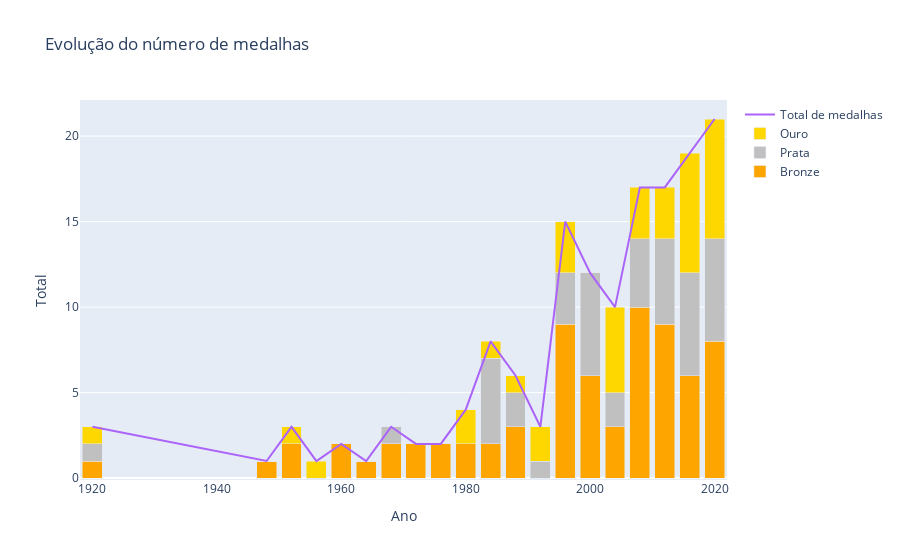

Here is the notebook cell this chart was saved with:
### Code cell
trace1 = go.Bar(
    x=df_brasil['Ano'],
    y=df_brasil['Bronze olimpíadas'],
    name='Bronze',
    marker_color='orange'
    )
trace2 = go.Bar(
    x=df_brasil['Ano'],
    y=df_brasil['Prata olimpíadas'],
    name='Prata',
    marker_color='silver'
    )
trace3 = go.Bar(
    x=df_brasil['Ano'],
    y = df_brasil['Ouro olimpíadas'],
    name='Ouro',
    marker_color='gold'
    )
trace4 = go.Scatter(
    x=df_brasil['Ano'],
    y=df_brasil['Total olimpíadas'],name='Total de medalhas',text=df_brasil['País sede']
    )
data=[trace1, trace2, trace3, trace4]
layout= go.Layout(
    barmode= 'stack',
    title='Evolução do número de medalhas',
    xaxis=dict(title='Ano'),
    yaxis=dict(title='Total')
    )
fig= go.Figure(data=data, layout=layout)
fig.show()

### Figure 1 — Plotly figure (JSON) as saved in the notebook; plotly's stock layout.template omitted (floating-point values rounded to 4 significant figures)
{"data": [{"marker": {"color": "orange"}, "name": "Bronze", "type": "bar", "x": [2020, 2016, 2012, 2008, 2004, 2000, 1996, 1992, 1988, 1984, 1980, 1976, 1972, 1968, 1964, 1960, 1956, 1952, 1948, 1920], "y": [8, 6, 9, 10, 3, 6, 9, 0, 3, 2, 2, 2, 2, 2, 1, 2, 0, 2, 1, 1]}, {"marker": {"color": "silver"}, "name": "Prata", "type": "bar", "x": [2020, 2016, 2012, 2008, 2004, 2000, 1996, 1992, 1988, 1984, 1980, 1976, 1972, 1968, 1964, 1960, 1956, 1952, 1948, 1920], "y": [6, 6, 5, 4, 2, 6, 3, 1, 2, 5, 0, 0, 0, 1, 0, 0, 0, 0, 0, 1]}, {"marker": {"color": "gold"}, "name": "Ouro", "type": "bar", "x": [2020, 2016, 2012, 2008, 2004, 2000, 1996, 1992, 1988, 1984, 1980, 1976, 1972, 1968, 1964, 1960, 1956, 1952, 1948, 1920], "y": [7, 7, 3, 3, 5, 0, 3, 2, 1, 1, 2, 0, 0, 0, 0, 0, 1, 1, 0, 1]}, {"name": "Total de medalhas", "text": ["Tóquio", "Rio", "Londres", "Pequim", "Atenas", "Sydney", "Atlanta", "Barcelona", "Seul", "Nova Iorque", "Holanda", "Toronto", "Munique", "Cidade do México", "Tóquio", "Roma", "Melbourne", "Helsinque", "Londres", "Antuérpia"], "type": "scatter", "x": [2020, 2016, 2012, 2008, 2004, 2000, 1996, 1992, 1988, 1984, 1980, 1976, 1972, 1968, 1964, 1960, 1956, 1952, 1948, 1920], "y": [21, 19, 17, 17, 10, 12, 15, 3, 6, 8, 4, 2, 2, 3, 1, 2, 1, 3, 1, 3]}], "layout": {"barmode": "stack", "title": {"text": "Evolução do número de medalhas"}, "xaxis": {"title": {"text": "Ano"}}, "yaxis": {"title": {"text": "Total"}}}}
